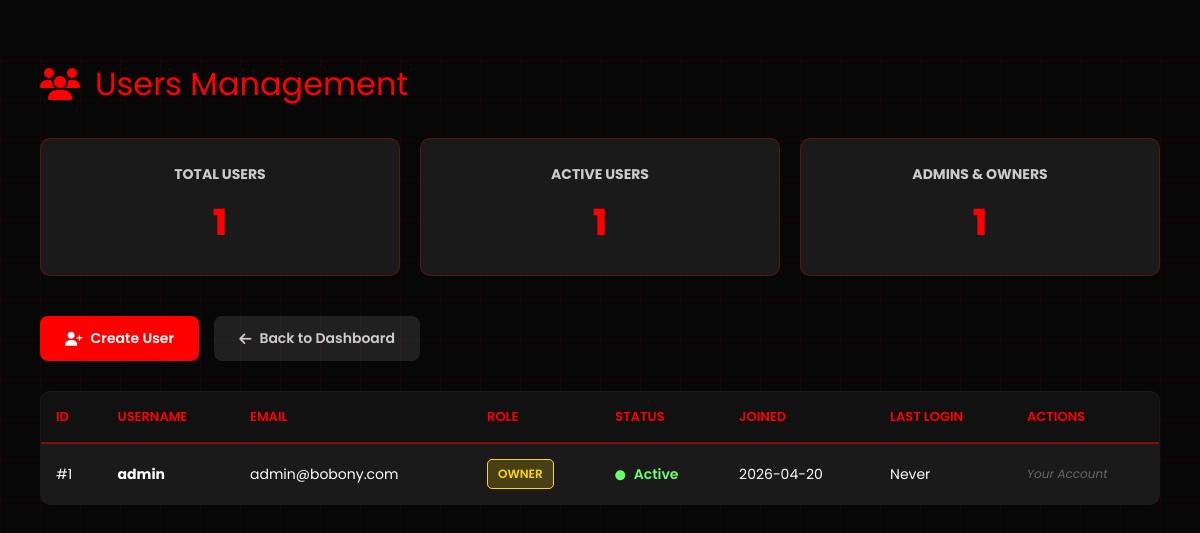
The page /users_manager.php (signed in) on the database its author committed.
### tables this page shows
CREATE TABLE IF NOT EXISTS staff (
    id INT PRIMARY KEY AUTO_INCREMENT,
    username VARCHAR(50) NOT NULL UNIQUE,
    password VARCHAR(255) NOT NULL,
    role ENUM('admin', 'owner', 'staff') NOT NULL DEFAULT 'staff',
    status ENUM('active', 'inactive') NOT NULL DEFAULT 'active',
    created_at TIMESTAMP DEFAULT CURRENT_TIMESTAMP,
    last_login TIMESTAMP NULL,
    email VARCHAR(100) NULL,
    reset_token_hash VARCHAR(64) NULL,
    reset_token_expires DATETIME NULL
);

### users_manager.php (the view, shortened to what this page needs)
<?php
require 'config.php';
$user_id = $_SESSION['user_id'];
$role = $_SESSION['role'] ?? '';
$users = [];
$users_sql = "SELECT id, username, email, role, status, created_at, last_login FROM staff ORDER BY created_at DESC";
$users_result = $conn->query($users_sql);
if ($users_result && $users_result->num_rows > 0) {
    while ($row = $users_result->fetch_assoc()) {
        $users[] = $row;
    }
}
$total_users = count($users);
$active_users = count(array_filter($users, function($u) { return $u['status'] == 'active'; }));
$admin_users = count(array_filter($users, function($u) { return $u['role'] == 'admin' || $u['role'] == 'owner'; }));
?>
<!DOCTYPE html>
<html lang="en">
<head>
    <link rel="stylesheet" href="https://cdnjs.cloudflare.com/ajax/libs/font-awesome/6.4.0/css/all.min.css">
</head>
<body>
<div class="container">
    <div class="page-title">
        <i class="fas fa-users"></i>
        Users Management
    </div>
    <div class="stats-grid">
        <div class="stat-card">
            <h3>Total Users</h3>
            <div class="stat-number"><?php echo $total_users; ?></div>
        </div>
        <div class="stat-card">
            <h3>Active Users</h3>
            <div class="stat-number"><?php echo $active_users; ?></div>
        </div>
        <div class="stat-card">
            <h3>Admins & Owners</h3>
            <div class="stat-number"><?php echo $admin_users; ?></div>
        </div>
    </div>
    <div class="button-group">
        <?php if ($role === 'owner'): ?>
        <a href="create_user.php" class="btn btn-add">
            <i class="fas fa-user-plus"></i> Create User
        </a>
        <?php endif; ?>
        <a href="dashboard.php" class="btn btn-back">
            <i class="fas fa-arrow-left"></i> Back to Dashboard
        </a>
    </div>
    <?php if (count($users) > 0): ?>
        <table class="users-table">
            <thead>
                <tr>
                    <th>ID</th>
                    <th>Username</th>
                    <th>Email</th>
                    <th>Role</th>
                    <th>Status</th>
                    <th>Joined</th>
                    <th>Last Login</th>
                    <th>Actions</th>
                </tr>
            </thead>
            <tbody>
                <?php foreach ($users as $user): ?>
                    <tr>
                        <td>#<?php echo $user['id']; ?></td>
                        <td><strong><?php echo htmlspecialchars($user['username']); ?></strong></td>
                        <td><?php echo htmlspecialchars($user['email']); ?></td>
                        <td>
                            <?php if ($user['role'] === 'owner'): ?>
                                <span class="badge badge-owner">Owner</span>
                            <?php elseif ($user['role'] === 'admin'): ?>
                                <span class="badge badge-admin">Admin</span>
                            <?php else: ?>
                                <span class="badge badge-staff">Staff</span>
                            <?php endif; ?>
                        </td>
                        <td>
                            <span class="status-<?php echo $user['status'] == 'active' ? 'active' : 'inactive'; ?>">
                                <i class="fas fa-circle" style="font-size: 10px; margin-right: 5px;"></i>
                                <?php echo ucfirst($user['status']); ?>
                            </span>
                        </td>
                        <td><?php echo date('Y-m-d', strtotime($user['created_at'])); ?></td>
                        <td><?php echo $user['last_login'] ? date('Y-m-d H:i', strtotime($user['last_login'])) : 'Never'; ?></td>
                        <td>
                            <div class="action-buttons">
                                <?php if ($user['id'] != $user_id):  ?>
                                    <?php if ($role === 'owner'): ?>
                                    <a href="users_manager.php?edit_role_id=<?php echo $user['id']; ?>"
                                       class="btn-small" style="background:rgba(100,150,255,0.2); color:#64a8ff; border:1px solid #64a8ff;"
                                       title="Edit Role">
                                        <i class="fas fa-edit"></i> Edit Role
                                    </a>
                                    <?php endif; ?>
                                    <a href="users_manager.php?toggle_id=<?php echo $user['id']; ?>"
                                       class="btn-small <?php echo $user['status'] === 'active' ? 'btn-toggle-inactive' : 'btn-toggle'; ?>"
                                       title="Toggle Status">
                                        <i class="fas <?php echo $user['status'] === 'active' ? 'fa-ban' : 'fa-check'; ?>"></i>
                                        <?php echo $user['status'] === 'active' ? 'Disable' : 'Activate'; ?>
                                    </a>
                                    <?php if ($role === 'owner'): ?>
                                    <a href="users_manager.php?delete_id=<?php echo $user['id']; ?>"
                                       class="btn-small btn-delete"
                                       onclick="return confirm('Are you sure you want to completely DELETE this user? This cannot be undone.');"
                                       title="Delete User">
                                        <i class="fas fa-trash"></i> Delete
                                    </a>
                                    <?php endif; ?>
                                <?php else: ?>
                                    <span style="color: #666; font-size: 12px; font-style: italic;">Your Account</span>
                                <?php endif; ?>
                            </div>
                        </td>
                    </tr>
                <?php endforeach; ?>
            </tbody>
        </table>
    <?php endif; ?>
</div>
</body>
</html>

### users_manager.php (style rules this page uses)
* { margin: 0; padding: 0; box-sizing: border-box; font-family: 'Poppins', sans-serif; }
body { background: #070707; color: white; overflow-x: hidden; }
body::before { content: ""; position: fixed; width: 100%; height: 100%; background-image: linear-gradient(rgba(255,0,0,0.07) 1px, transparent 1px), linear-gradient(90deg, rgba(255,0,0,0.07) 1px, transparent 1px); background-size: 40px 40px; z-index: -2; }
body::after { content: ""; position: fixed; width: 100%; height: 100%; background: radial-gradient(circle at 50% 30%, rgba(255,0,0,0.15), transparent 70%); z-index: -1; }
.container { max-width: 1400px; margin: 60px auto 40px; padding: 0 40px; }
.page-title { font-size: 32px; color: red; margin-bottom: 30px; display: flex; align-items: center; gap: 15px; }
.stats-grid { display: grid; grid-template-columns: repeat(3, 1fr); gap: 20px; margin-bottom: 40px; }
.stat-card { background: #1a1a1a; border: 1px solid rgba(255,0,0,0.3); border-radius: 10px; padding: 25px; text-align: center; }
.stat-card h3 { color: #ccc; margin-bottom: 10px; font-size: 14px; text-transform: uppercase; }
.stat-number { font-size: 36px; color: red; font-weight: 800; }
.button-group { display: flex; gap: 15px; margin-bottom: 30px; }
.btn { padding: 12px 25px; border: none; border-radius: 8px; font-weight: 600; cursor: pointer; transition: 0.3s; font-size: 14px; display: flex; align-items: center; gap: 8px; text-decoration: none; }
.btn-add { background: red; color: white; }
.btn-back { background: rgba(255,255,255,0.1); color: #ccc; }
.users-table { width: 100%; border-collapse: collapse; background: #1a1a1a; border-radius: 10px; overflow: hidden; border: 1px solid rgba(255,0,0,0.3); margin-bottom: 40px; }
.users-table thead { background: #111; border-bottom: 2px solid rgba(255,0,0,0.5); }
.users-table th { padding: 15px; text-align: left; color: red; font-weight: 600; font-size: 13px; text-transform: uppercase; }
.users-table td { padding: 15px; border-bottom: 1px solid rgba(255,0,0,0.2); font-size: 14px; }
.status-active { color: #6bff6b; font-weight: 600; }
.badge { display: inline-block; padding: 5px 10px; border-radius: 5px; font-size: 12px; font-weight: 600; text-transform: uppercase; }
.badge-owner { background: rgba(255, 215, 0, 0.2); color: gold; border: 1px solid gold; }
.action-buttons { display: flex; gap: 10px; }

### rows shown on the page
staff: status "1", role "1", id "1", username "admin", email "admin@bobony.com", shows "OWNER", status "Active", created_at "2026-04-20", shows "Never", shows "Your Account"

### other values the page prints
$total_users "1"
